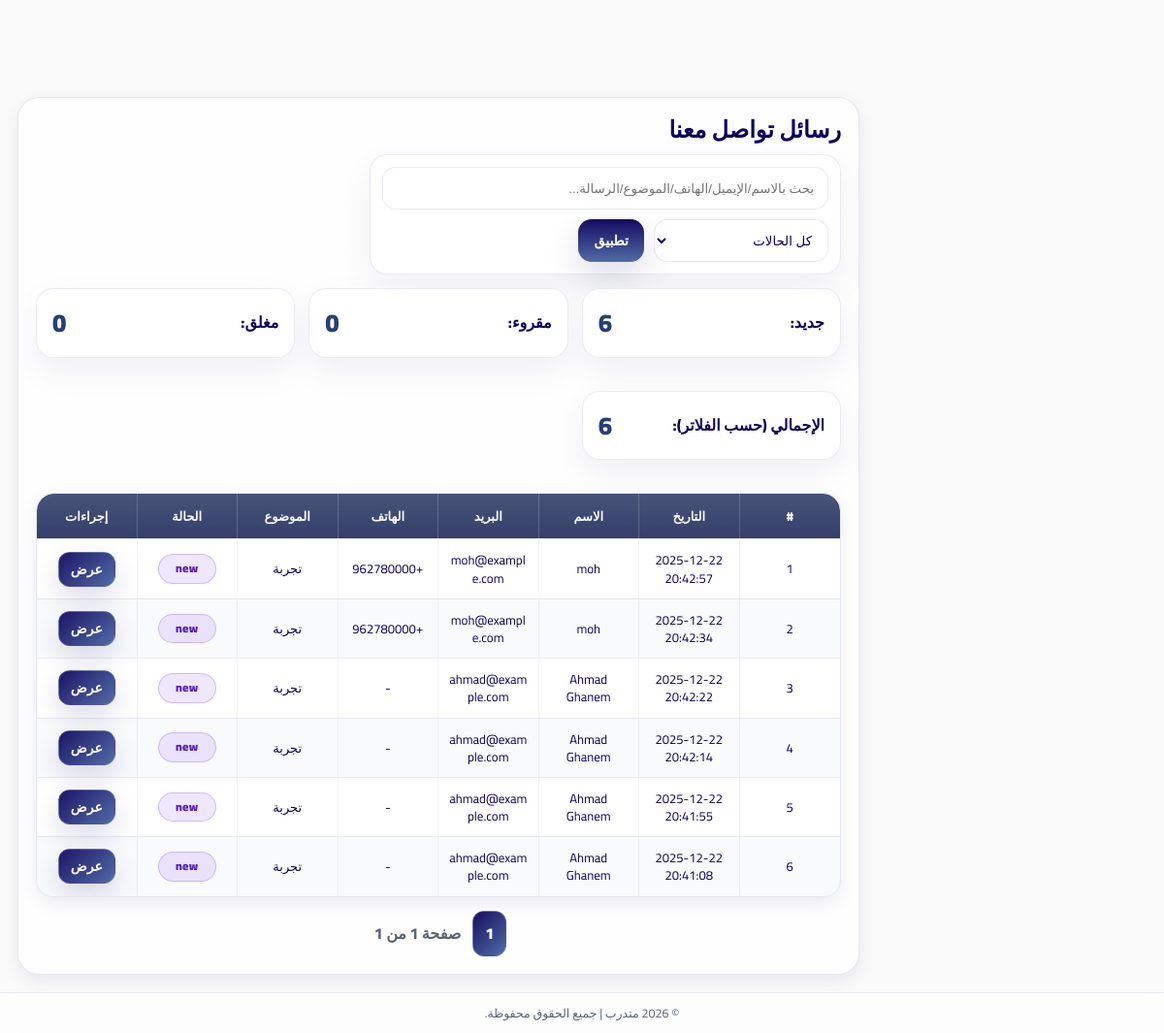
The app's page /shared/contact/messages_page.php (signed in), older data.
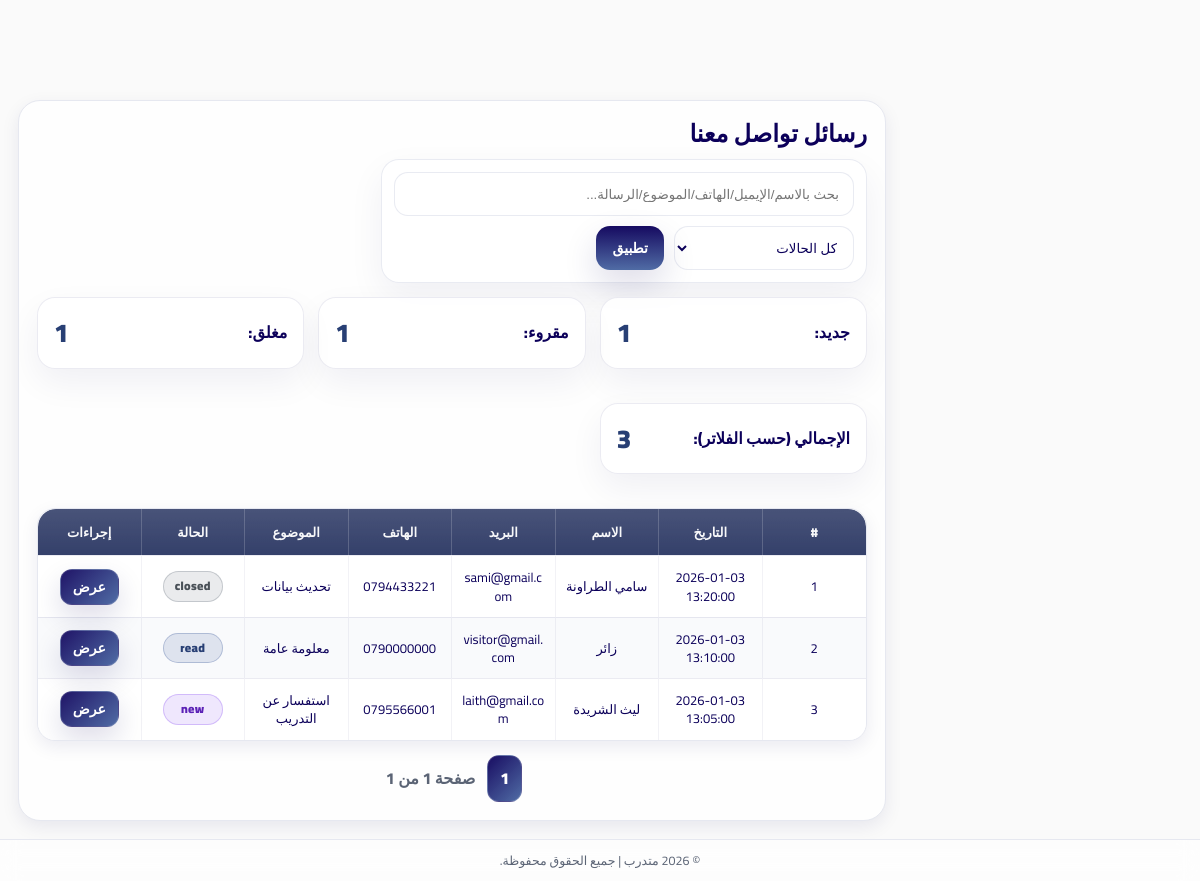
The same page, newer data.
### tables this page shows
CREATE TABLE `contact_messages` (
  `message_id` int(11) NOT NULL,
  `user_id` int(11) DEFAULT NULL,
  `name` varchar(150) NOT NULL,
  `email` varchar(150) NOT NULL,
  `phone` varchar(10) DEFAULT NULL,
  `subject` varchar(200) NOT NULL,
  `message` text NOT NULL,
  `status` enum('new','read','closed') NOT NULL DEFAULT 'new',
  `created_at` datetime NOT NULL DEFAULT current_timestamp()
);

### includes/theme_init.php (called while the page is built, shortened)
<?php
$theme = $_SESSION['site_theme'] ?? ($_COOKIE['site_theme'] ?? 'light');
$theme = ($theme === 'dark') ? 'dark' : 'light';
?>

### shared/contact/messages_page.php (the view, shortened to what this page needs)
<?php
require_once __DIR__ . '/../../includes/theme_init.php';
require_once __DIR__ . "/../../config/db.php";
$page_title          = $page_title          ?? 'رسائل تواصل معنا';
function h($v) { return htmlspecialchars((string)$v, ENT_QUOTES, 'UTF-8'); }
$search = trim($_GET['search'] ?? '');
$statusFilter = $_GET['status'] ?? 'all';
$page = (int)($_GET['page'] ?? 1);
$perPage = 20;
$offset = ($page - 1) * $perPage;
$where = " WHERE 1=1 ";
$params = [];
$counts = ['new'=>0,'read'=>0,'closed'=>0];
$stmtC = $pdo->query("SELECT status, COUNT(*) AS c FROM contact_messages GROUP BY status");
foreach ($stmtC->fetchAll(PDO::FETCH_ASSOC) as $r) {
  if (isset($counts[$r['status']])) $counts[$r['status']] = (int)$r['c'];
}
$sqlTotal = "SELECT COUNT(*) FROM contact_messages " . $where;
$stmtT = $pdo->prepare($sqlTotal);
$stmtT->execute($params);
$total = (int)$stmtT->fetchColumn();
$totalPages = (int)ceil($total / $perPage);
$sqlList = "
  SELECT message_id, user_id, name, email, phone, subject, status, created_at
  FROM contact_messages
  {$where}
  ORDER BY created_at DESC
  LIMIT ? OFFSET ?
";
$stmtL = $pdo->prepare($sqlList);
$idx = 1;
$stmtL->bindValue($idx, (int)$perPage, PDO::PARAM_INT);
$idx++;
$stmtL->bindValue($idx, (int)$offset, PDO::PARAM_INT);
$stmtL->execute();
$rows = $stmtL->fetchAll(PDO::FETCH_ASSOC);
$commonQS = [];
?>
<!DOCTYPE html>
<html lang="ar" dir="rtl">
<head>
  <link rel="stylesheet" href="/mutadarrib/assets/css/admin.css">
      <link rel="stylesheet" href="/mutadarrib/assets/css/lawyers.css"></head>
<body data-theme="<?= htmlspecialchars($theme) ?>">
<div class="admin-container">
  <div class="container">
  <div class="wrap"><h2><?= h($page_title) ?></h2>
    <div class="topbar">
      <form method="GET" class="filters">
        <input type="text" name="search" placeholder="بحث بالاسم/الإيميل/الهاتف/الموضوع/الرسالة..." value="<?= h($search) ?>">
        <select name="status">
          <option value="all"   <?= $statusFilter==='all'?'selected':''; ?>>كل الحالات</option>
        </select>
        <button type="submit" class="btn btn-soft">تطبيق</button>
      </form>
    </div>
    <div class="stats">
      <div class="card">جديد: <strong><?= (int)$counts['new'] ?></strong></div>
      <div class="card">مقروء: <strong><?= (int)$counts['read'] ?></strong></div>
      <div class="card">مغلق: <strong><?= (int)$counts['closed'] ?></strong></div>
      <div class="card">الإجمالي (حسب الفلاتر): <strong><?= (int)$total ?></strong></div>
    </div>
    <?php if (empty($rows)): ?>
      <p style="margin-top:15px;">لا توجد رسائل.</p>
    <?php else: ?>
      <table>
        <thead>
          <tr>
            <th>#</th>
            <th>التاريخ</th>
            <th>الاسم</th>
            <th>البريد</th>
            <th>الهاتف</th>
            <th>الموضوع</th>
            <th>الحالة</th>
            <th>إجراءات</th>
          </tr>
        </thead>
        <tbody>
        <?php foreach ($rows as $i => $r): ?>
          <?php
            $id = (int)$r['message_id'];
            $badge = $r['status']==='new'
              ? '<span class="badge b-new">new</span>'
              : ($r['status']==='read'
                ? '<span class="badge b-read">read</span>'
                : '<span class="badge b-closed">closed</span>'
              );
            $viewQS = array_merge($commonQS, ['view'=>$id, 'page'=>$page]);
          ?>
          <tr>
            <td><?= (int)($offset + $i + 1) ?></td>
            <td><?= h($r['created_at']) ?></td>
            <td><?= h($r['name']) ?></td>
            <td><?= h($r['email']) ?></td>
            <td><?= h($r['phone'] ?? '-') ?></td>
            <td><?= h($r['subject']) ?></td>
            <td><?= $badge ?></td>
            <td>
              <a class="btn btn-view" href="?<?= h(http_build_query($viewQS)) ?>">عرض</a>
            </td>
          </tr>
        <?php endforeach; ?>
        </tbody>
      </table>
      <div class="pager">
        <?php
          $mk = function($p) use ($commonQS) {
            return "?" . http_build_query(array_merge($commonQS, ['page'=>$p]));
          };
        ?>
        <?php
          $start = max(1, $page - 2);
          $end   = min($totalPages, $page + 2);
          for ($p=$start; $p<=$end; $p++):
        ?>
          <a class="<?= $p===$page?'active':''; ?>" href="<?= h($mk($p)) ?>"><?= $p ?></a>
        <?php endfor; ?>
        <span class="muted">صفحة <?= (int)$page ?> من <?= (int)$totalPages ?></span>
      </div>
    <?php endif; ?>
  </div>
</div>
</div>
<?php include("../../includes/footer.php"); ?>
</body>
</html>

Row changes from the older to the newer data that the page shows:
removed contact_messages: i "1", created_at "2025-12-22 20:42:57", name "moh", email "moh@example.com", phone "+962780000", subject "تجربة", status "new"
removed contact_messages: i "2", created_at "2025-12-22 20:42:34", name "moh", email "moh@example.com", phone "+962780000", subject "تجربة", status "new"
removed contact_messages: i "3", created_at "2025-12-22 20:42:22", name "Ahmad Ghanem", email "ahmad@example.com", phone "-", subject "تجربة", status "new"
removed contact_messages: i "4", created_at "2025-12-22 20:42:14", name "Ahmad Ghanem", email "ahmad@example.com", phone "-", subject "تجربة", status "new"
removed contact_messages: i "5", created_at "2025-12-22 20:41:55", name "Ahmad Ghanem", email "ahmad@example.com", phone "-", subject "تجربة", status "new"
removed contact_messages: i "6", created_at "2025-12-22 20:41:08", name "Ahmad Ghanem", email "ahmad@example.com", phone "-", subject "تجربة", status "new"
added contact_messages: i "1", created_at "2026-01-03 13:20:00", name "سامي الطراونة", email "sami@gmail.com", phone "0794433221", subject "تحديث بيانات", status "closed"
added contact_messages: i "2", created_at "2026-01-03 13:10:00", name "زائر", email "visitor@gmail.com", phone "0790000000", subject "معلومة عامة", status "read"
added contact_messages: i "3", created_at "2026-01-03 13:05:00", name "ليث الشريدة", email "laith@gmail.com", phone "0795566001", subject "استفسار عن التدريب", status "new"
Text that changed along with them:
$counts['new']: "6" → "1"
$counts['read']: "0" → "1"
$counts['closed']: "0" → "1"
$total: "6" → "3"
